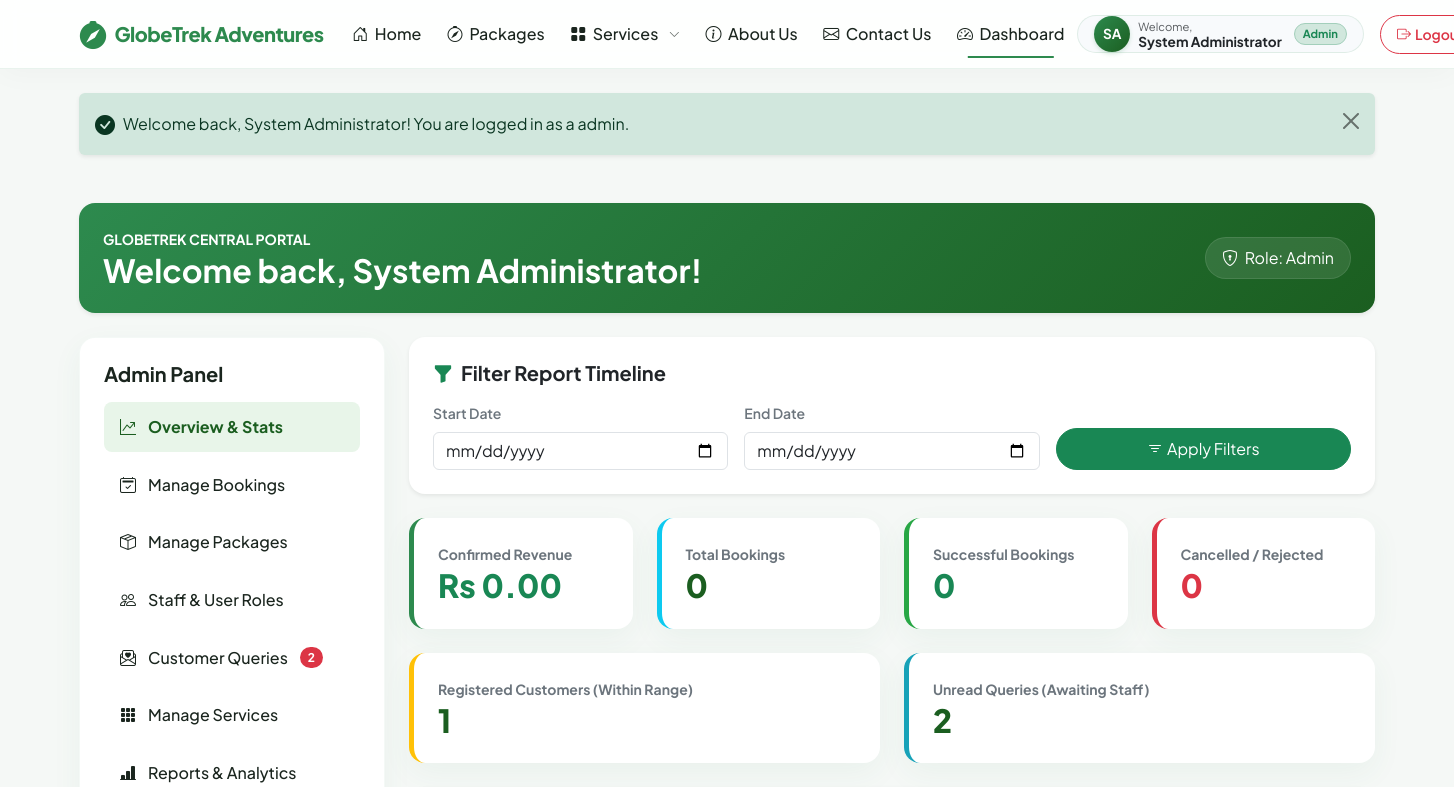
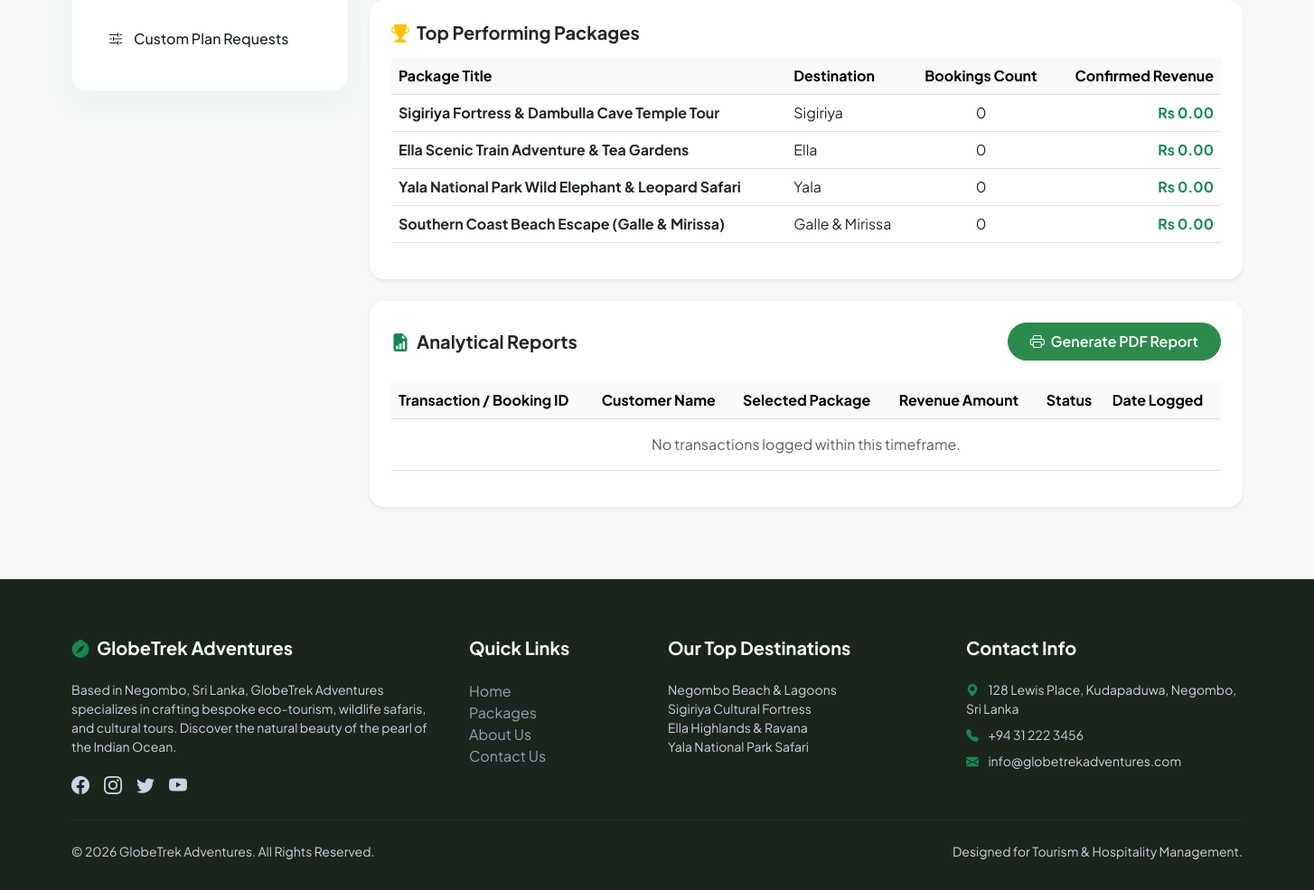
/dashboard.php (signed in), run on the app's committed database (2 pictures, top to bottom).
### tables this page shows
CREATE TABLE IF NOT EXISTS `packages` (
  `id` INT AUTO_INCREMENT PRIMARY KEY,
  `title` VARCHAR(150) NOT NULL,
  `description` TEXT NOT NULL,
  `destination` VARCHAR(100) NOT NULL,
  `price` DECIMAL(10, 2) NOT NULL,
  `duration` VARCHAR(50) NOT NULL,
  `image_url` VARCHAR(255) DEFAULT NULL,
  `created_at` TIMESTAMP DEFAULT CURRENT_TIMESTAMP
);

### includes/dashboard/admin_overview.php (the view, shortened to what this page needs)
<?php
require_once __DIR__ . '/../../config.php';
$start_date = trim($_GET['start_date'] ?? '');
$end_date = trim($_GET['end_date'] ?? '');
$date_query = "";
$date_params = [];
try {
    $user_params = [];
    $user_query = "SELECT COUNT(*) FROM users WHERE role = 'customer'";
    $users_stmt = $pdo->prepare($user_query);
    $users_stmt->execute($user_params);
    $users_count = $users_stmt->fetchColumn();
    $bookings_query = "SELECT COUNT(*) FROM bookings b WHERE 1=1" . $date_query;
    $bookings_stmt = $pdo->prepare($bookings_query);
    $bookings_stmt->execute($date_params);
    $bookings_count = $bookings_stmt->fetchColumn();
    $success_query = "SELECT COUNT(*) FROM bookings b WHERE (b.status = 'confirmed' OR b.status = 'awaiting_payment')" . $date_query;
    $success_stmt = $pdo->prepare($success_query);
    $success_stmt->execute($date_params);
    $success_bookings_count = $success_stmt->fetchColumn();
    $cancelled_query = "SELECT COUNT(*) FROM bookings b WHERE b.status = 'cancelled'" . $date_query;
    $cancelled_stmt = $pdo->prepare($cancelled_query);
    $cancelled_stmt->execute($date_params);
    $cancelled_bookings_count = $cancelled_stmt->fetchColumn();
    $revenue_query = "SELECT SUM(b.total_price) FROM bookings b WHERE b.status = 'confirmed'" . $date_query;
    $revenue_stmt = $pdo->prepare($revenue_query);
    $revenue_stmt->execute($date_params);
    $revenue = $revenue_stmt->fetchColumn() ?? 0.0;
    $unread_queries = $pdo->query("SELECT COUNT(*) FROM queries WHERE status='unread'")->fetchColumn();
    $top_packages_query = "SELECT p.id, p.title, p.destination, COUNT(b.id) AS booking_count, SUM(CASE WHEN b.status='confirmed' THEN b.total_price ELSE 0 END) as revenue
        FROM packages p
        LEFT JOIN bookings b ON p.id = b.package_id " . (empty($date_query) ? "" : " AND DATE(b.created_at) BETWEEN :start_date AND :end_date") . "
        GROUP BY p.id, p.title, p.destination
        ORDER BY booking_count DESC LIMIT 5";
    $top_packages_stmt = $pdo->prepare($top_packages_query);
    $top_packages_stmt->execute($date_params);
    $top_packages = $top_packages_stmt->fetchAll();
    $transactions_query = "SELECT b.id, b.contact_name, p.title AS package_title, b.total_price, b.status, b.created_at
        FROM bookings b
        JOIN packages p ON b.package_id = p.id
        WHERE 1=1 " . $date_query . "
        ORDER BY b.id DESC";
    $transactions_stmt = $pdo->prepare($transactions_query);
    $transactions_stmt->execute($date_params);
    $transactions = $transactions_stmt->fetchAll();
} catch (PDOException $e) {
    echo "<div class='alert alert-danger'>Admin query error: " . htmlspecialchars($e->getMessage()) . "</div>";
    $users_count = $bookings_count = $success_bookings_count = $cancelled_bookings_count = $revenue = $unread_queries = 0;
    $top_packages = $transactions = [];
}
?>
<div class="card border-0 shadow-sm p-4 rounded-4 bg-white mb-4 no-print">
    <h5 class="fw-bold text-dark mb-3"><i class="bi bi-funnel-fill text-success me-2"></i>Filter Report Timeline</h5>
    <form action="dashboard.php" method="GET" class="row g-3 align-items-end">
        <div class="col-md-4">
            <label for="start_date" class="form-label small text-secondary fw-semibold">Start Date</label>
            <input type="date" class="form-control" id="start_date" name="start_date" value="<?php echo htmlspecialchars($start_date); ?>">
        </div>
        <div class="col-md-4">
            <label for="end_date" class="form-label small text-secondary fw-semibold">End Date</label>
            <input type="date" class="form-control" id="end_date" name="end_date" value="<?php echo htmlspecialchars($end_date); ?>">
        </div>
        <div class="col-md-4 d-flex gap-2">
            <button type="submit" class="btn btn-success w-100 py-2 rounded-pill"><i class="bi bi-filter me-1"></i>Apply Filters</button>
        </div>
    </form>
</div>
<div class="row g-4 mb-4">
    <div class="col-md-6 col-xl-3">
        <div class="stat-card">
            <span class="text-secondary small fw-bold">Confirmed Revenue</span>
            <h3 class="stat-number text-success">Rs <?php echo number_format($revenue, 2); ?></h3>
        </div>
    </div>
    <div class="col-md-6 col-xl-3">
        <div class="stat-card" style="border-left-color: #0dcaf0;">
            <span class="text-secondary small fw-bold">Total Bookings</span>
            <h3 class="stat-number"><?php echo $bookings_count; ?></h3>
        </div>
    </div>
    <div class="col-md-6 col-xl-3">
        <div class="stat-card" style="border-left-color: #28a745;">
            <span class="text-secondary small fw-bold">Successful Bookings</span>
            <h3 class="stat-number text-success"><?php echo $success_bookings_count; ?></h3>
        </div>
    </div>
    <div class="col-md-6 col-xl-3">
        <div class="stat-card" style="border-left-color: #dc3545;">
            <span class="text-secondary small fw-bold">Cancelled / Rejected</span>
            <h3 class="stat-number text-danger"><?php echo $cancelled_bookings_count; ?></h3>
        </div>
    </div>
</div>
<div class="row g-4 mb-4 no-print">
    <div class="col-md-6">
        <div class="stat-card" style="border-left-color: #ffc107;">
            <span class="text-secondary small fw-bold">Registered Customers (Within Range)</span>
            <h3 class="stat-number"><?php echo $users_count; ?></h3>
        </div>
    </div>
    <div class="col-md-6">
        <div class="stat-card" style="border-left-color: #17a2b8;">
            <span class="text-secondary small fw-bold">Unread Queries (Awaiting Staff)</span>
            <h3 class="stat-number"><?php echo $unread_queries; ?></h3>
        </div>
    </div>
</div>
<div class="card border-0 shadow-sm p-4 rounded-4 bg-white mb-4">
    <h5 class="fw-bold text-dark mb-3"><i class="bi bi-trophy-fill text-warning me-2"></i>Top Performing Packages</h5>
    <div class="table-responsive">
        <table class="table table-hover align-middle">
            <thead class="table-light">
                <tr>
                    <th>Package Title</th>
                    <th>Destination</th>
                    <th class="text-center">Bookings Count</th>
                    <th class="text-end">Confirmed Revenue</th>
                </tr>
            </thead>
            <tbody>
                <?php if (empty($top_packages)): ?>
                    <tr>
                        <td colspan="4" class="text-center text-muted py-3">No packages recorded within this time window.</td>
                    </tr>
                <?php else: ?>
                    <?php foreach ($top_packages as $tp): ?>
                        <tr>
                            <td><strong class="text-dark"><?php echo htmlspecialchars($tp['title']); ?></strong></td>
                            <td><?php echo htmlspecialchars($tp['destination']); ?></td>
                            <td class="text-center"><?php echo $tp['booking_count']; ?></td>
                            <td class="text-end fw-bold text-success">Rs <?php echo number_format($tp['revenue'], 2); ?></td>
                        </tr>
                    <?php endforeach; ?>
                <?php endif; ?>
            </tbody>
        </table>
    </div>
</div>
<div class="card border-0 shadow-sm p-4 rounded-4 bg-white">
    <div class="d-flex justify-content-between align-items-center mb-4">
        <h5 class="fw-bold text-dark mb-0"><i class="bi bi-file-earmark-bar-graph-fill text-success me-2"></i>Analytical Reports</h5>
        <button onclick="window.print();" class="btn btn-primary px-4 py-2 rounded-pill shadow-sm no-print">
            <i class="bi bi-printer me-1"></i> Generate PDF Report
        </button>
    </div>
    <div class="table-responsive">
        <table class="table table-hover align-middle">
            <thead class="table-light">
                <tr>
                    <th>Transaction / Booking ID</th>
                    <th>Customer Name</th>
                    <th>Selected Package</th>
                    <th>Revenue Amount</th>
                    <th>Status</th>
                    <th>Date Logged</th>
                </tr>
            </thead>
            <tbody>
                <?php if (empty($transactions)): ?>
                    <tr>
                        <td colspan="6" class="text-center text-muted py-3">No transactions logged within this timeframe.</td>
                    </tr>
                <?php endif; ?>
            </tbody>
        </table>
    </div>
</div>

### css/style.css (style rules this page uses)
:root { --primary-color: #2d8a4e; --primary-hover: #1f6036; --primary-light: #e8f5e9; --primary-dark: #1b5e20; --secondary-color: #f1f8f5; --dark-color: #1a251e; --light-color: #ffffff; --body-bg: #f5f8f6; --card-shadow: 0 10px 30px rgba(45, 138, 78, 0.06); --hover-shadow: 0 15px 35px rgba(45, 138, 78, 0.12); --border-radius-sm: 8px; --border-radius-md: 16px; --border-radius-lg: 24px; --font-sans: 'Plus Jakarta Sans', sans-serif; --transition: all 0.3s cubic-bezier(0.4, 0, 0.2, 1); }
body { font-family: var(--font-sans); background-color: var(--body-bg); color: var(--dark-color); overflow-x: hidden; }
h1, h2, h3, h4, h5, h6 { font-weight: 700; }
.btn-primary { background-color: var(--primary-color); border-color: var(--primary-color); color: var(--light-color); font-weight: 600; padding: 0.6rem 1.5rem; border-radius: var(--border-radius-sm); transition: var(--transition); }
.stat-card { background: var(--light-color); border-radius: var(--border-radius-md); padding: 1.5rem; box-shadow: var(--card-shadow); border-left: 5px solid var(--primary-color); }
.stat-number { font-size: 2rem; font-weight: 800; color: var(--primary-dark); margin-bottom: 0; }

### data on the page
packages: title "Sigiriya Fortress & Dambulla Cave Temple Tour", destination "Sigiriya", booking_count "0", revenue "0.00"
packages: title "Ella Scenic Train Adventure & Tea Gardens", destination "Ella", booking_count "0", revenue "0.00"
packages: title "Yala National Park Wild Elephant & Leopard Safari", destination "Yala", booking_count "0", revenue "0.00"
packages: title "Southern Coast Beach Escape (Galle & Mirissa)", destination "Galle & Mirissa", booking_count "0", revenue "0.00"

### other printed values
substr($initials, 0, 2) "SA"
$_SESSION['user_name'] "System Administrator"
$_SESSION['user_role'] "Admin"
$_SESSION['flash_success'] "Welcome back, System Administrator! You are logged in as a admin."
$user_role "Admin"
$unread_queries "2"
$revenue "0.00"
$bookings_count "0"
$success_bookings_count "0"
$cancelled_bookings_count "0"
$users_count "1"
